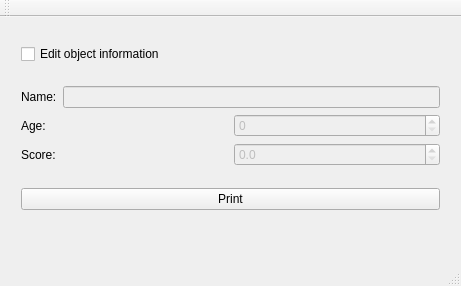
<?xml version="1.0" encoding="UTF-8"?>
<ui version="4.0">
 <class>MainWindow</class>
 <widget class="QMainWindow" name="MainWindow">
  <property name="geometry">
   <rect>
    <x>0</x>
    <y>0</y>
    <width>461</width>
    <height>286</height>
   </rect>
  </property>
  <property name="windowTitle">
   <string>MainWindow</string>
  </property>
  <widget class="QWidget" name="centralWidget">
   <widget class="QWidget" name="">
    <property name="geometry">
     <rect>
      <x>10</x>
      <y>0</y>
      <width>441</width>
      <height>221</height>
     </rect>
    </property>
    <layout class="QVBoxLayout" name="verticalLayout_2">
     <item>
      <widget class="QCheckBox" name="checkBox">
       <property name="text">
        <string>Edit object information</string>
       </property>
      </widget>
     </item>
     <item>
      <layout class="QVBoxLayout" name="verticalLayout">
       <item>
        <layout class="QHBoxLayout" name="horizontalLayout_2">
         <item>
          <widget class="QLabel" name="label">
           <property name="text">
            <string>Name:</string>
           </property>
          </widget>
         </item>
         <item>
          <widget class="QLineEdit" name="nameEdit">
           <property name="enabled">
            <bool>false</bool>
           </property>
          </widget>
         </item>
        </layout>
       </item>
       <item>
        <layout class="QHBoxLayout" name="horizontalLayout_3">
         <item>
          <widget class="QLabel" name="label_2">
           <property name="text">
            <string>Age:</string>
           </property>
          </widget>
         </item>
         <item>
          <widget class="QSpinBox" name="ageSpinBox">
           <property name="enabled">
            <bool>false</bool>
           </property>
          </widget>
         </item>
        </layout>
       </item>
       <item>
        <layout class="QHBoxLayout" name="horizontalLayout_4">
         <item>
          <widget class="QLabel" name="label_3">
           <property name="text">
            <string>Score:</string>
           </property>
          </widget>
         </item>
         <item>
          <widget class="QDoubleSpinBox" name="scoreSpinBox">
           <property name="enabled">
            <bool>false</bool>
           </property>
           <property name="decimals">
            <number>1</number>
           </property>
           <property name="maximum">
            <double>10.000000000000000</double>
           </property>
           <property name="singleStep">
            <double>0.500000000000000</double>
           </property>
          </widget>
         </item>
        </layout>
       </item>
      </layout>
     </item>
     <item>
      <layout class="QHBoxLayout" name="horizontalLayout">
       <item>
        <widget class="QPushButton" name="printButton">
         <property name="text">
          <string>Print</string>
         </property>
        </widget>
       </item>
      </layout>
     </item>
    </layout>
   </widget>
  </widget>
  <widget class="QMenuBar" name="menuBar">
   <property name="geometry">
    <rect>
     <x>0</x>
     <y>0</y>
     <width>461</width>
     <height>22</height>
    </rect>
   </property>
  </widget>
  <widget class="QToolBar" name="mainToolBar">
   <attribute name="toolBarArea">
    <enum>TopToolBarArea</enum>
   </attribute>
   <attribute name="toolBarBreak">
    <bool>false</bool>
   </attribute>
  </widget>
  <widget class="QStatusBar" name="statusBar"/>
 </widget>
 <layoutdefault spacing="6" margin="11"/>
 <resources/>
 <connections/>
</ui>
